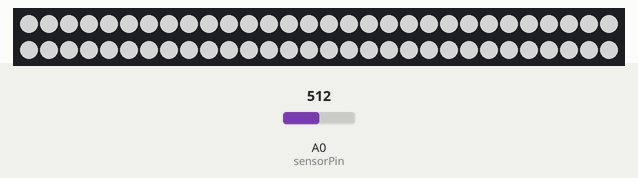
The sketch below on a simulated Arduino Uno, built with avr-gcc and run on an emulated ATmega328P. Parts: 60 RGB LEDs in strip order, left to right, continuing on the next row. The test bench sets the inputs (shaded band); at power-on: A0 (sensorPin) = 512. Dim RGB values are drawn brighter than linear.

Above: at 1.2 s.
1.3 s: A0 (sensorPin) set to 0
At 2.0 s:
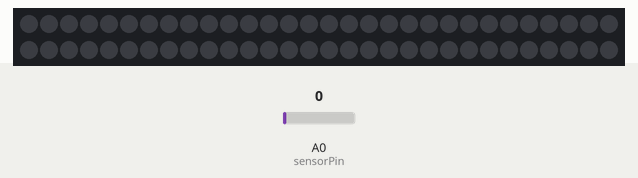
3.0 s: A0 (sensorPin) set to 122
At 3.7 s:
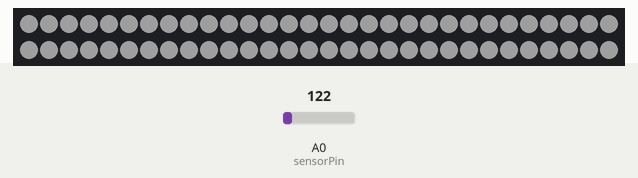
4.7 s: A0 (sensorPin) set to 265
Timing chart, 0 to 7.7 s (numbered marks = the images above; inputs shaded):
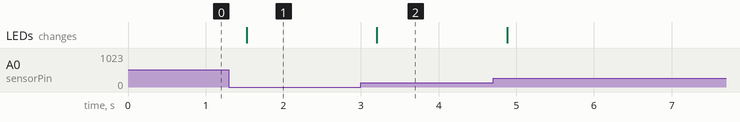

The sketch:

ControlledstripWithPotentiometer.ino
```cpp
#include <Adafruit_NeoPixel.h>
#ifdef __AVR__
  #include <avr/power.h>
#endif

#define PIN 6

// Parameter 1 = number of pixels in strip
// Parameter 2 = Arduino pin number (most are valid)
// Parameter 3 = pixel type flags, add together as needed:
//   NEO_KHZ800  800 KHz bitstream (most NeoPixel products w/WS2812 LEDs)
//   NEO_KHZ400  400 KHz (classic 'v1' (not v2) FLORA pixels, WS2811 drivers)
//   NEO_GRB     Pixels are wired for GRB bitstream (most NeoPixel products)
//   NEO_RGB     Pixels are wired for RGB bitstream (v1 FLORA pixels, not v2)
Adafruit_NeoPixel strip = Adafruit_NeoPixel(60, PIN, NEO_GRB + NEO_KHZ800);


int sensorPin = A0;    // select the input pin for the potentiometer
int sensorValue = 0;  // variable to store the value coming from the sensor

// IMPORTANT: To reduce NeoPixel burnout risk, add 1000 uF capacitor across
// pixel power leads, add 300 - 500 Ohm resistor on first pixel's data input
// and minimize distance between Arduino and first pixel.  Avoid connecting
// on a live circuit...if you must, connect GND first.

void setup() {
  // put your setup code here, to run once:
  strip.begin();
  strip.show();

}

void loop() {
  // put your main code here, to run repeatedly:
  sensorValue =analogRead(sensorPin);
  setBrightness(sensorValue/4);


}

void setBrightness(uint8_t value){
  if (value>255){
    value=255;
  }
  for(int i=0;i<strip.numPixels();i++){
    strip.setPixelColor(i, strip.Color(value,value,value));
    strip.show();
  }
}
```

Measured:
- after the input at 1.3 s, the LEDs: change after 0.23 s (image 1)
- after the input at 3.0 s, the LEDs: change after 0.20 s (image 2)
